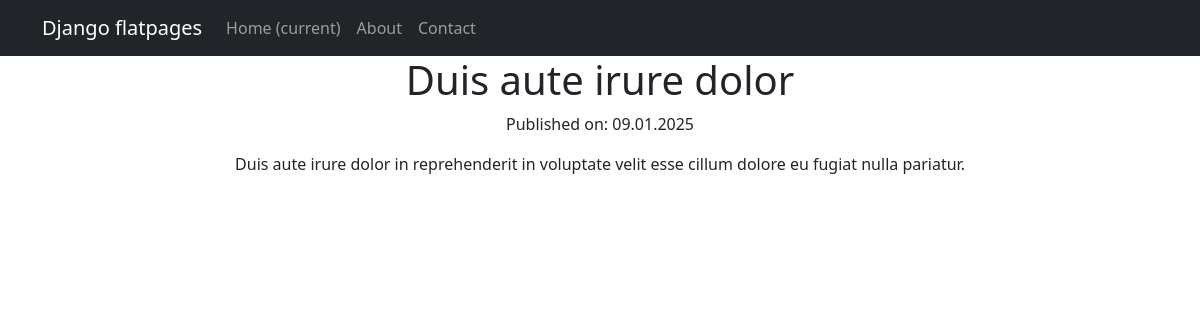
Screenshot of /news/3 with the database file from the repository.
### news/models.py (models this page shows, shortened)
class Post(models.Model):
    author = models.ForeignKey(Author, on_delete=models.CASCADE)
    NEWS = 'NW'
    ARTICLE = 'AR'
    POST_TYPES = [
        ('NEWS', 'Новость'),
        ('ARTICLE', 'Статья'),
    ]
    categoryType = models.CharField(max_length=7, choices=POST_TYPES, default=ARTICLE)
    dateCreation = models.DateTimeField(auto_now_add=True)
    postCategory = models.ManyToManyField(Category, through='PostCategory')
    text = models.TextField()
    title = models.CharField(max_length=128)
    rating = models.SmallIntegerField(default=0)

### news/views.py (the view)
# urls.py: path('<int:id>', PostDetail.as_view(), name='news_detail'),
class PostDetail(DetailView):
    model = Post
    template_name = 'post_detail.html'
    context_object_name = 'post'
    pk_url_kwarg = 'id'

### templates/post_detail.html (shortened to what this page needs)
{% extends 'flatpages/default.html' %}
{% block content %}
<h1>{{ post.title }}</h1>
<p>Published on: {{ post.dateCreation|date:'d.m.Y' }}</p>
<div>
    <p> {{post.text}}</p>
</div>
{% endblock content %}

### rows the page displays
Post: title "Duis aute irure dolor", dateCreation "09.01.2025", text "Duis aute irure dolor in reprehenderit in voluptate velit esse cillum dolore eu fugiat nulla pariatur."
